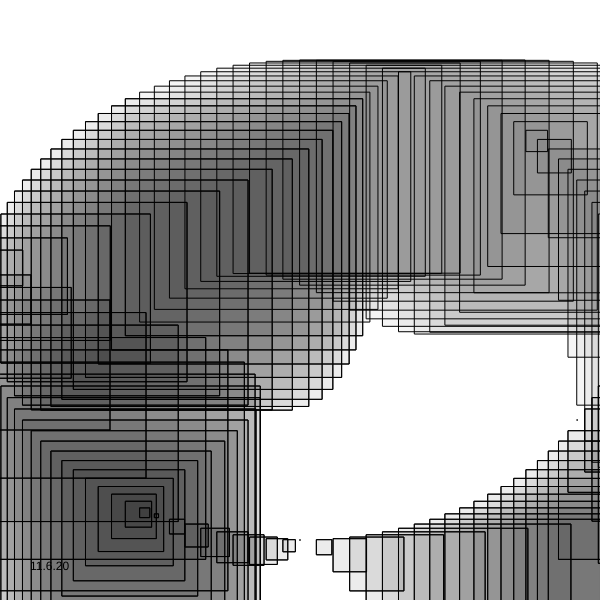
Frame 1 (no input)
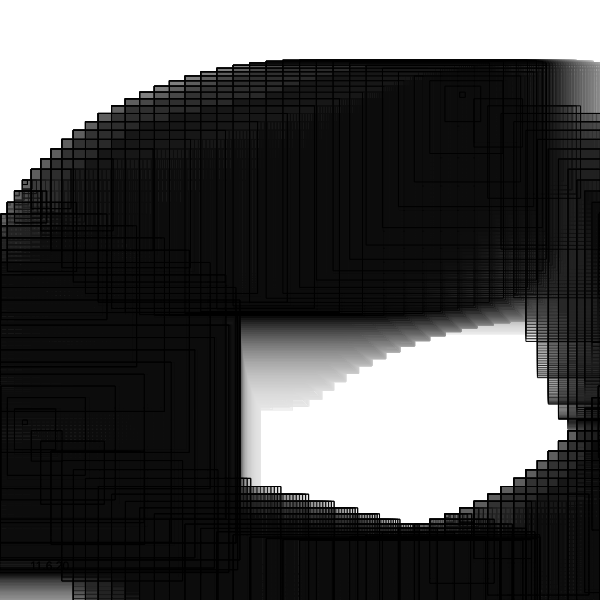
Frame 60 (no input)
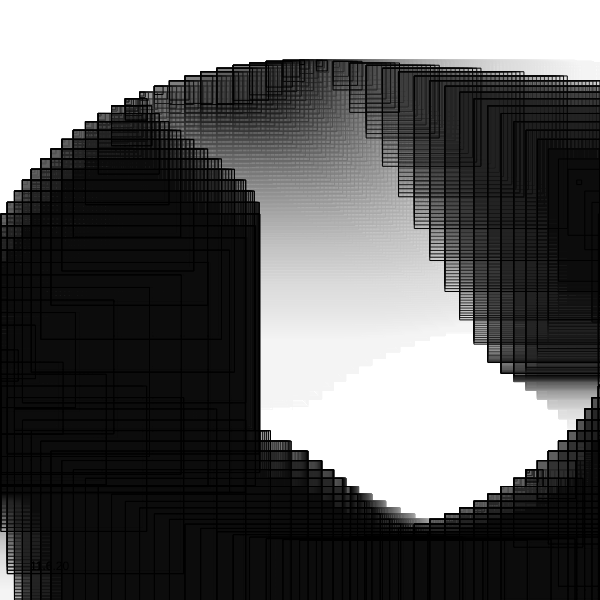
Frame 120 (the mouse pressed at the canvas centre since frame 60)

The p5.js sketch that drew these frames (run headless with seeded random() and noise() and a simulated clock; from frame 60 on, the mouse is pressed at the canvas centre):

// p5.js sketch
// ── sketch.js
let time = 0;
let lapse = 0;    // mouse timer

function setup(){
  createCanvas(600, 600);
  noStroke();
}

function draw(){
  background(255, 10);
  for(let i = 0; i <600; i+=3){
    let x = cos(radians(i)) * 320 + width / 2;
    let y = sin(radians(i)) * 240 + height / 2;
    let w = cos(radians(time+i+y )) * 260;      
    fill(0, 10);
    stroke(0)
    rect(x,y,w,w);
  }
  time++;
  fill(0);
  noStroke(0)
  text("11.6.20", 30, height-30)
}
